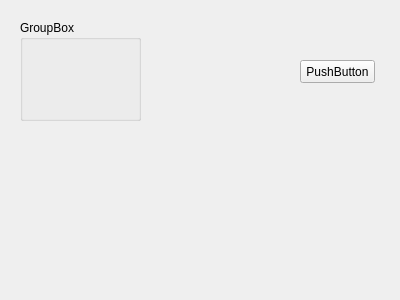
<?xml version="1.0" encoding="UTF-8"?>
<ui version="4.0">
 <class>Form</class>
 <widget class="QWidget" name="Form">
  <property name="geometry">
   <rect>
    <x>0</x>
    <y>0</y>
    <width>400</width>
    <height>300</height>
   </rect>
  </property>
  <property name="windowTitle">
   <string>Form</string>
  </property>
  <widget class="QGroupBox" name="groupBox">
   <property name="geometry">
    <rect>
     <x>20</x>
     <y>20</y>
     <width>121</width>
     <height>101</height>
    </rect>
   </property>
   <property name="title">
    <string>GroupBox</string>
   </property>
  </widget>
  <widget class="QPushButton" name="pushButton">
   <property name="geometry">
    <rect>
     <x>300</x>
     <y>60</y>
     <width>75</width>
     <height>23</height>
    </rect>
   </property>
   <property name="text">
    <string>PushButton</string>
   </property>
  </widget>
 </widget>
 <resources/>
 <connections/>
</ui>
